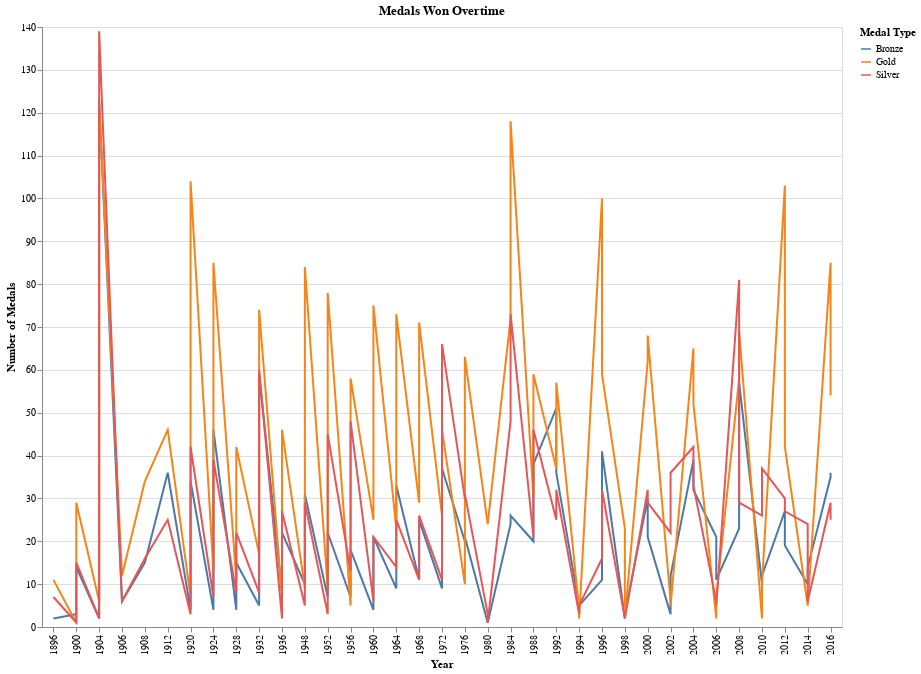

Notebook cell for this chart:
### Code cell
chart_overtime_sex

### Figure 1 — Vega-Lite specification as saved in the notebook (floating-point values rounded to 4 significant figures; data arrays with more than 128 entries replaced by an {"elided": "..."} marker saying what was removed)
{"config": {"view": {"continuousWidth": 400, "continuousHeight": 300}}, "data": {"name": "data-791a8668392f87c298c37453e6ee82c7"}, "mark": "line", "encoding": {"color": {"field": "Medal", "legend": {"title": "Medal Type"}, "type": "nominal"}, "tooltip": [{"field": "Year", "type": "quantitative"}, {"field": "NOC", "type": "nominal"}, {"field": "Sex", "type": "nominal"}, {"field": "Medal Count", "type": "quantitative"}], "x": {"axis": {"title": "Year"}, "field": "Year", "type": "nominal"}, "y": {"axis": {"title": "Number of Medals"}, "field": "Medal Count", "type": "quantitative"}}, "height": 600, "selection": {"Choose": {"type": "single", "fields": ["NOC"], "bind": {"input": "select", "options": {"elided": "149 str values"}}, "init": {"NOC": "USA"}}}, "title": "Medals Won Overtime", "transform": [{"filter": {"selection": "Choose"}}], "width": 800, "$schema": "https://vega.github.io/schema/vega-lite/v4.17.0.json", "datasets": {"data-791a8668392f87c298c37453e6ee82c7": {"elided": "4671 records"}}}
